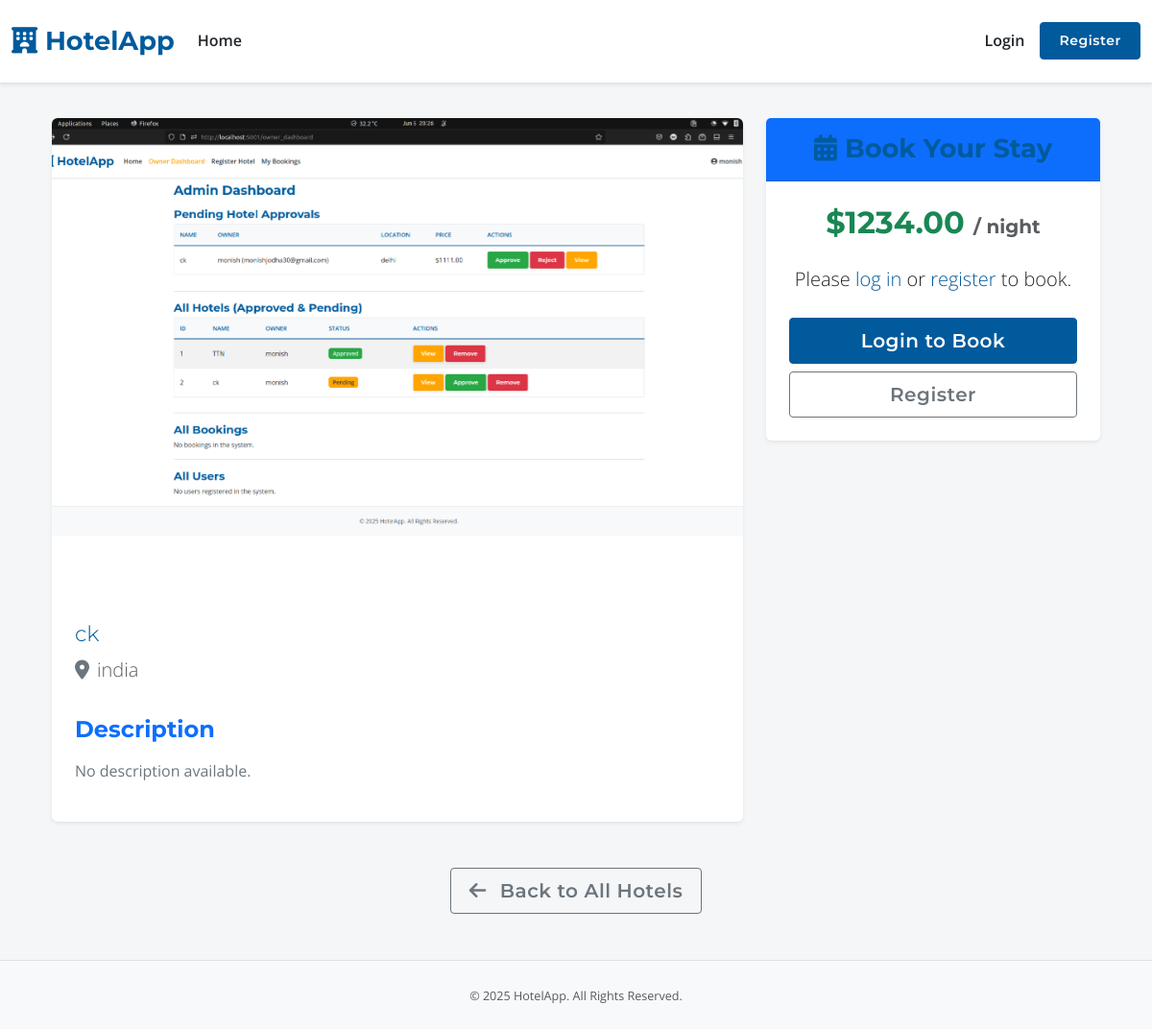
Page /hotel/1 on the committed database.
### app.py (models this page shows, shortened)
class Hotel(db.Model):
    id = db.Column(db.Integer, primary_key=True)
    name = db.Column(db.String(100), nullable=False)
    location = db.Column(db.String(200), nullable=False)
    description = db.Column(db.Text, nullable=True)
    price_per_night = db.Column(db.Float, nullable=False)
    image_url = db.Column(db.String(255), nullable=True, default='https://via.placeholder.com/800x500.png?text=Main+Hotel+Image')
    owner_id = db.Column(db.Integer, db.ForeignKey('user.id'), nullable=False)
    is_approved = db.Column(db.Boolean, default=False, nullable=False)
    star_rating = db.Column(db.Integer, nullable=True)
    amenities = db.Column(db.String(300), nullable=True)
    latitude = db.Column(db.Float, nullable=True)
    longitude = db.Column(db.Float, nullable=True)
    gallery_images = db.relationship('HotelImage', backref='hotel_ref', lazy='dynamic', cascade="all, delete-orphan")
    bookings = db.relationship('Booking', backref='hotel_booking_ref', lazy=True, foreign_keys='Booking.hotel_id', cascade="all, delete-orphan")
    wishlisted_by_users = db.relationship('Wishlist', backref='hotel', lazy='dynamic', cascade='all, delete-orphan')
    def get_amenities_list(self):
        return [a.strip() for a in self.amenities.split(',') if a.strip()] if self.amenities else []

### app.py (the view, shortened to what this page needs)
@app.route('/hotel/<int:hotel_id>', methods=['GET', 'POST'])
def hotel_detail(hotel_id):
    hotel = Hotel.query.get_or_404(hotel_id)
    if not hotel.is_approved and (not current_user.is_authenticated or current_user.role != 'admin'):
        flash("This hotel is not yet approved or does not exist.", "warning"); return redirect(url_for('index'))
    all_images_for_carousel = []
    gallery_items = hotel.gallery_images.order_by(HotelImage.id).all()
    gallery_filenames_in_db = [img.filename for img in gallery_items]
    main_image_added_to_carousel = False
    if hotel.image_url and not hotel.image_url.startswith('https://via.placeholder.com'):
        all_images_for_carousel.append({'url': hotel.image_url, 'alt': f"{hotel.name} - Main View"})
        main_image_added_to_carousel = True
        main_img_filename_component = hotel.image_url.split('/')[-1]
        if main_img_filename_component in gallery_filenames_in_db:
             gallery_filenames_in_db.remove(main_img_filename_component)
    for image_db_entry_filename in gallery_filenames_in_db:
        all_images_for_carousel.append({'url': url_for('static', filename=f'uploads/hotel_images/{image_db_entry_filename}'), 'alt': f"{hotel.name} - View"})
    if not all_images_for_carousel:
        all_images_for_carousel.append({'url': 'https://via.placeholder.com/800x500.png?text=No+Images+Available', 'alt': 'No Images Available'})
    return render_template('hotel_detail.html', hotel=hotel, today=date.today().isoformat(), carousel_images=all_images_for_carousel)

### app.py (called while the page is built)
@app.context_processor # Makes function available in all templates
def utility_processor():
    def is_hotel_in_wishlist(hotel_id):
        if current_user.is_authenticated:
            return Wishlist.query.filter_by(user_id=current_user.id, hotel_id=hotel_id).first() is not None
        return False
    return dict(is_hotel_in_wishlist=is_hotel_in_wishlist)

### templates/hotel_detail.html (shortened to what this page needs)
{% extends "base.html" %}
{% block content %}
<div class="container mt-4 mb-5">
    <div class="row">
        <div class="col-lg-8 mb-4">
            <div class="card shadow-sm border-0">
                {% if carousel_images %}<div id="hotelImageCarousel" class="carousel slide carousel-fade" data-bs-ride="carousel">{% if carousel_images|length > 1 %}<div class="carousel-indicators">{% for image_info in carousel_images %}<button type="button" data-bs-target="#hotelImageCarousel" data-bs-slide-to="{{ loop.index0 }}" {% if loop.first %}class="active" aria-current="true"{% endif %} aria-label="Slide {{ loop.index }}"></button>{% endfor %}</div>{% endif %}<div class="carousel-inner" style="border-top-left-radius: 0.375rem; border-top-right-radius: 0.375rem;">{% for image_info in carousel_images %}<div class="carousel-item {% if loop.first %}active{% endif %}"><img src="{{ image_info.url }}" class="d-block w-100" alt="{{ image_info.alt }}" style="height: 500px; object-fit: cover;"></div>{% endfor %}</div>{% if carousel_images|length > 1 %}<button class="carousel-control-prev" type="button" data-bs-target="#hotelImageCarousel" data-bs-slide="prev"><span class="carousel-control-prev-icon" aria-hidden="true"></span><span class="visually-hidden">Previous</span></button><button class="carousel-control-next" type="button" data-bs-target="#hotelImageCarousel" data-bs-slide="next"><span class="carousel-control-next-icon" aria-hidden="true"></span><span class="visually-hidden">Next</span></button>{% endif %}</div>{% else %}<img src="https://via.placeholder.com/800x500.png?text=No+Image+Available" class="card-img-top" alt="No Image Available" style="height: 500px; object-fit: cover; border-top-left-radius: 0.375rem; border-top-right-radius: 0.375rem;">{% endif %}
                <div class="card-body p-4">
                    <div class="d-flex justify-content-between align-items-start">
                        <div>
                            <h1 class="card-title display-5 mb-2">{{ hotel.name }}</h1>
                            <p class="lead text-muted mb-2"><i class="fas fa-map-marker-alt text-secondary me-2"></i>{{ hotel.location }}</p>
                        </div>
                    </div>
                    <h4 class="mt-4 mb-3 text-primary">Description</h4><p class="text-secondary preserve-newlines">{{ hotel.description if hotel.description else "No description available." }}</p>
                </div>
            </div>
        </div>
        <div class="col-lg-4"><div class="card shadow-sm sticky-top border-0" style="top: 90px;"><div class="card-header bg-primary text-white text-center py-3"><h3 class="mb-0"><i class="fas fa-calendar-alt me-2"></i>Book Your Stay</h3></div><div class="card-body p-4"><h2 class="text-center mb-4 text-success">${{ "%.2f"|format(hotel.price_per_night) }} <small class="text-muted fs-5">/ night</small></h2>{% if current_user.is_authenticated %}<form method="POST" action="{{ url_for('hotel_detail', hotel_id=hotel.id) }}"><div class="mb-3"><label for="check_in_date" class="form-label fw-bold">Check-in Date</label><input type="date" class="form-control form-control-lg" id="check_in_date" name="check_in_date" min="{{ today }}" required></div><div class="mb-3"><label for="check_out_date" class="form-label fw-bold">Check-out Date</label><input type="date" class="form-control form-control-lg" id="check_out_date" name="check_out_date" min="{{ today }}" required></div><div class="d-grid mt-4"><button type="submit" class="btn btn-success btn-lg py-3"><i class="fas fa-calendar-check me-2"></i> Book Now</button></div></form>{% else %}<p class="text-center lead">Please <a href="{{ url_for('login', next=request.url) }}">log in</a> or <a href="{{ url_for('register', next=request.url) }}">register</a> to book.</p><div class="d-grid gap-2 mt-4"><a href="{{ url_for('login', next=request.url) }}" class="btn btn-primary btn-lg">Login to Book</a><a href="{{ url_for('register', next=request.url) }}" class="btn btn-outline-secondary btn-lg">Register</a></div>{% endif %}</div></div></div>
    </div>
    <div class="mt-4 mb-3 text-center"><a href="{{ url_for('index') }}" class="btn btn-outline-secondary btn-lg"><i class="fas fa-arrow-left me-2"></i> Back to All Hotels</a></div>
</div>
{% endblock %}

### static/style.css (style rules this page uses)
:root { --primary-color: #005A9C; --secondary-color: #FFA500; --light-bg: #f8f9fa; --dark-text: #212529; --medium-text: #6c757d; --border-color: #dee2e6; --card-shadow: 0 2px 8px rgba(0, 0, 0, 0.075); --card-hover-shadow: 0 6px 15px rgba(0, 0, 0, 0.12); }
body { font-family: 'Open Sans', sans-serif; color: var(--dark-text); background-color: #f4f6f8; padding-top: 75px; line-height: 1.6; display: flex; flex-direction: column; min-height: 100vh; }
.container, .container-fluid { flex-grow: 1; }
h1, h2, h3, h4, h5, h6 { font-family: 'Montserrat', sans-serif; font-weight: 700; color: var(--primary-color); }
h1 { font-size: 2.4rem; margin-bottom: 1rem; }
h2 { font-size: 2rem; margin-bottom: 0.8rem; }
h3 { font-size: 1.7rem; margin-bottom: 0.6rem; }
a { color: var(--primary-color); text-decoration: none; transition: color 0.2s ease-in-out; }
.btn { font-family: 'Montserrat', sans-serif; font-weight: 600; padding: 0.5rem 1.2rem; border-radius: 0.25rem; transition: all 0.2s ease-in-out; letter-spacing: 0.5px; }
.btn-primary { background-color: var(--primary-color); border-color: var(--primary-color); }
.card { border: 1px solid var(--border-color); border-radius: 0.375rem; box-shadow: var(--card-shadow); transition: box-shadow 0.25s ease-in-out, transform 0.25s ease-in-out; background-color: #fff; }
.card-header { font-weight: 600; }
.card-body { padding: 1.25rem; }
.card-title { font-size: 1.4rem; color: var(--primary-color); margin-bottom: 0.5rem; }
.preserve-newlines { white-space: pre-wrap; }

### templates/base.html (style rules this page uses)
body { padding-top: 75px; }

### rows in the picture
Hotel: url (picture), name "ck", location "india", description "No description available.", price_per_night "1234.00"
